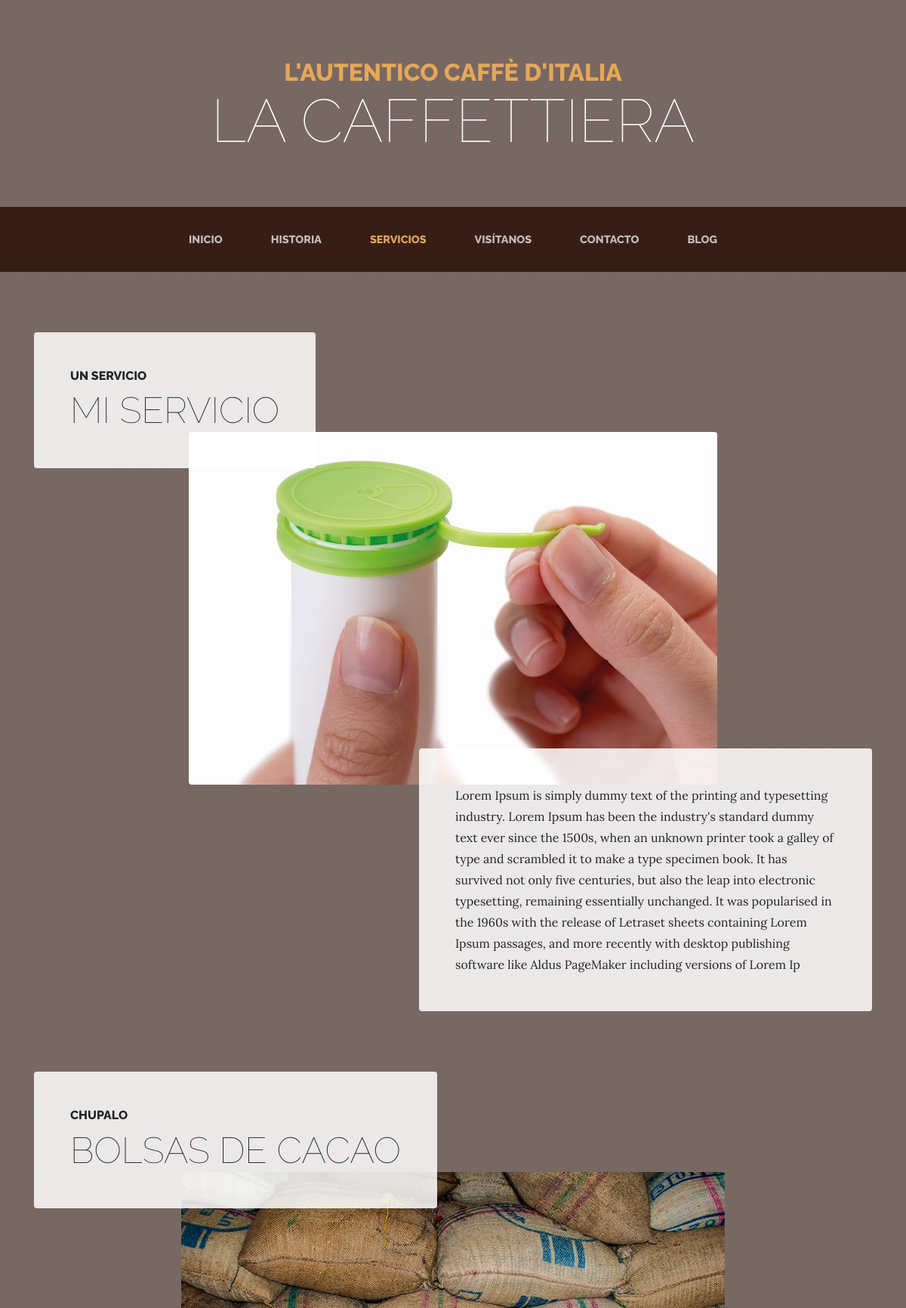
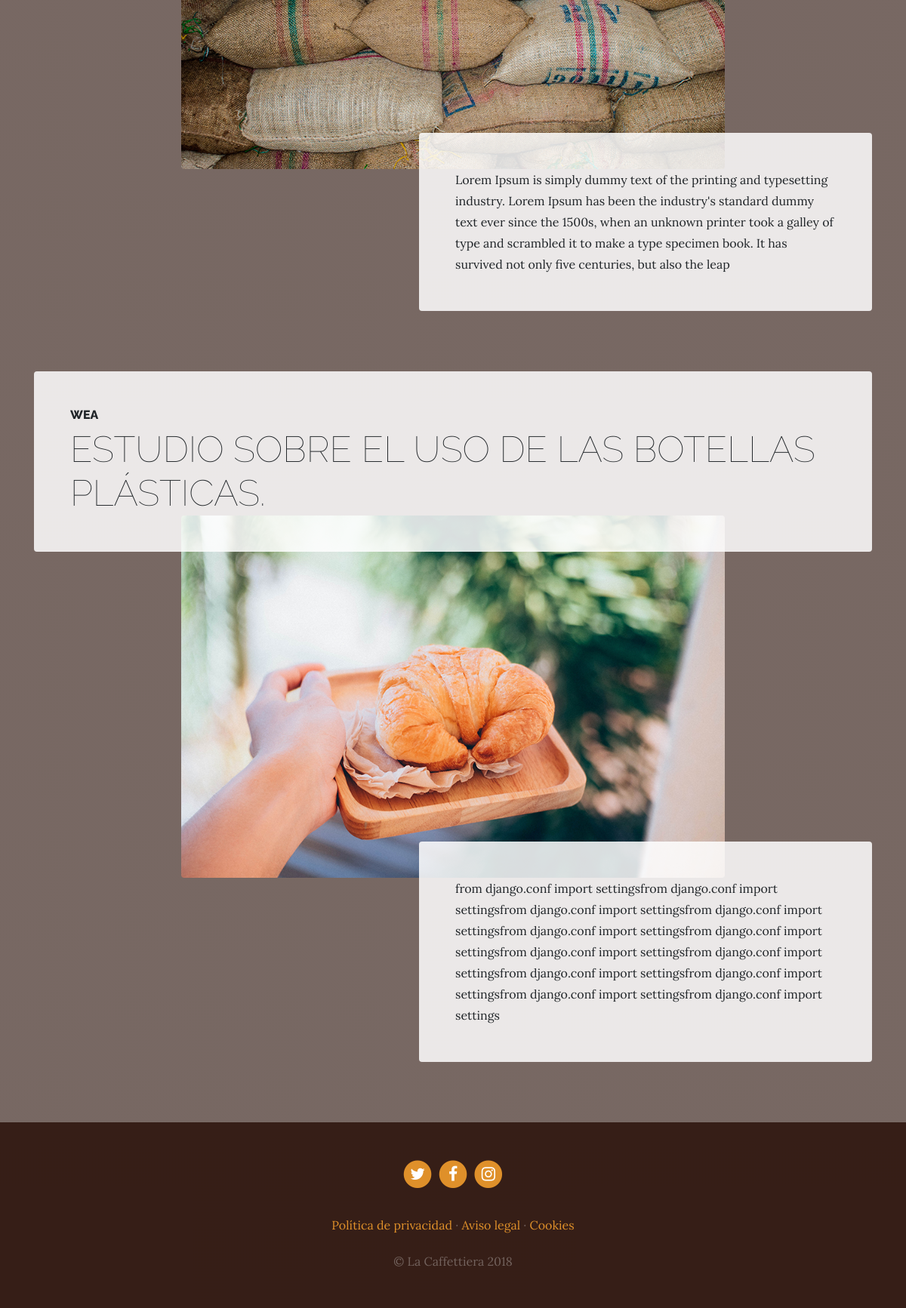
The app's page /servicios/ with its own data (2 pictures, top to bottom).
### servicios/models.py (models this page shows, shortened)
class servicio(models.Model):
    titulo= models.CharField(max_length= 120)
    sub_titulo= models.CharField(max_length= 120)
    imagen = models.ImageField(upload_to= "servicios")
    descripcion= models.TextField()
    fecha_creacion= models.DateTimeField(auto_now_add= True)
    fecha_modificacion= models.DateTimeField(auto_now= True)
    class meta:
        ordering= ["-created"]

### servicios/views.py (the view)
# urls.py: path('servicios/', serv_views.servicios, name="servicios"),
def servicios(request):
    servicios = servicio.objects.all()
    return render(request, 'servicios/services.html', {'servicios':servicios})

### social/processors.py (called while the page is built)
def contexto(request):
    ctx={'test':'hola'}
    enlaces = Enlace.objects.all()
    for enlace in enlaces:
        ctx[enlace.clave]= enlace.url
    return ctx

### servicios/templates/servicios/services.html (shortened to what this page needs)
{% extends 'core/base.html' %}
{% block contenido %}
  {%for servicio in servicios reversed%}
    <section class="page-section">
      <div class="container">
        <div class="product-item">
          <div class="product-item-title d-flex">
            <div class="bg-faded p-5 d-flex mr-auto rounded">
              <h2 class="section-heading mb-0">
                <span class="section-heading-upper">{{servicio.sub_titulo}}</span>
                <span class="section-heading-lower">{{servicio.titulo}}</span>
              </h2>
            </div>
          </div>
          <img class="product-item-img mx-auto d-flex rounded img-fluid mb-3 mb-lg-0" src="{{servicio.imagen.url}}" alt="">
          <div class="product-item-description d-flex ml-auto">
            <div class="bg-faded p-5 rounded">
              <p class="mb-0">{{servicio.descripcion}}</p>
            </div>
          </div>
        </div>
      </div>
    </section>
  {% endfor %}
{%endblock%}

### core/templates/core/base.html (shortened to what this page needs)
<!DOCTYPE html>
<html lang="es">
<head>
    {% load static %}
    <link href="{% static 'core/vendor/bootstrap/css/bootstrap.min.css' %}" rel="stylesheet">
    <link href="{% static 'core/vendor/font-awesome/css/font-awesome.min.css' %}" rel="stylesheet" type="text/css">
    <link href="{% static 'core/css/business-casual.css'%}" rel="stylesheet">
</head>
<body>
    <h1 class="site-heading text-center text-white d-none d-lg-block">
        <span class="site-heading-upper text-primary mb-3">L'autentico caffè d'italia</span>
        <span class="site-heading-lower">La Caffettiera</span>
    </h1>
    <nav class="navbar navbar-expand-lg navbar-dark py-lg-4" id="mainNav">
    <div class="container">
        <div class="collapse navbar-collapse" id="navbarResponsive">
        <ul class="navbar-nav mx-auto">
            <li class="nav-item{% if request.path == '/' %} active{% endif %} px-lg-4">
                <a class="nav-link text-uppercase text-expanded" href="{% url 'home' %}">Inicio</a>
            </li>
            <li class="nav-item{% if request.path == '/about/' %} active{% endif %}  px-lg-4">
                <a class="nav-link text-uppercase text-expanded" href="{% url 'about' %}">Historia</a>
            </li>
            <li class="nav-item{% if request.path == '/servicios/' %} active{% endif %}  px-lg-4">
                <a class="nav-link text-uppercase text-expanded" href="{% url 'servicios' %}">Servicios</a>
            </li>
            <li class="nav-item{% if request.path == '/visitanos/' %} active{% endif %}  px-lg-4">
                <a class="nav-link text-uppercase text-expanded" href="{% url 'visitanos' %}">Visítanos</a>
            </li>
            <li class="nav-item{% if request.path == '/contacto/' %} active{% endif %}  px-lg-4">
                <a class="nav-link text-uppercase text-expanded" href="{% url 'contacto'%}">Contacto</a>
            </li>
            <li class="nav-item{% if request.path == '/blog/' %} active{% endif %}  px-lg-4">
                <a class="nav-link text-uppercase text-expanded" href="{%url 'blog'%}">Blog</a>
            </li>
        </ul>
        </div>
    </div>
    </nav>
    {%block contenido%}{% endblock%}
    <footer class="footer text-faded text-center py-5">
    <div class="container">
        <p class="m-0">
	        <a href="{{LINK_TWITTER}}" class="link">
	        <span class="fa-stack fa-lg">
	            <i class="fa fa-circle fa-stack-2x"></i>
	            <i class="fa fa-twitter fa-stack-1x fa-inverse"></i>
	        </span>
	        </a>
	        <a href="{{LINK_FACEBOOK}}" class="link">
	        <span class="fa-stack fa-lg">
	            <i class="fa fa-circle fa-stack-2x"></i>
	            <i class="fa fa-facebook fa-stack-1x fa-inverse"></i>
	        </span>
	        </a>
	        <a href="{{LINK_INSTAGRAM}}" class="link">
	        <span class="fa-stack fa-lg">
	            <i class="fa fa-circle fa-stack-2x"></i>
	            <i class="fa fa-instagram fa-stack-1x fa-inverse"></i>
	        </span>
	        </a>
	    </p>
        <p class="m-0 mbt">
        	<a href="#" class="link">Política de privacidad</a> ·
        	<a href="#" class="link">Aviso legal</a> ·
        	<a href="#" class="link">Cookies</a>
		</p>
        <p class="m-0 mbt1">&copy; La Caffettiera 2018</p>
    </div>
	</footer>
</body>
</html>

### core/static/core/css/business-casual.css (style rules this page uses)
body { font-family: 'Lora'; background: linear-gradient(rgba(47, 23, 15, 0.65), rgba(47, 23, 15, 0.65)), url("../img/bg.jpg"); background-attachment: fixed; background-position: center; background-size: cover; }
h1, h2, h3, h4, h5, h6 { font-family: 'Raleway'; }
p { line-height: 1.75; }
.text-faded { color: rgba(255, 255, 255, 0.3); }
.site-heading { margin-top: 5rem; margin-bottom: 5rem; text-transform: uppercase; line-height: 1; font-family: 'Raleway'; }
.site-heading .site-heading-upper { display: block; font-size: 2rem; font-weight: 800; }
.site-heading .site-heading-lower { font-size: 5rem; font-weight: 100; line-height: 4rem; }
.page-section { margin-top: 5rem; margin-bottom: 5rem; }
.section-heading { text-transform: uppercase; }
.section-heading .section-heading-upper { display: block; font-size: 1rem; font-weight: 800; padding-bottom:.5rem; }
.section-heading .section-heading-lower { display: block; font-size: 3rem; font-weight: 100; }
.bg-faded { background-color: rgba(255, 255, 255, 0.85); }
#mainNav { background-color: rgba(47, 23, 15, 0.9); font-family: 'Raleway'; }
#mainNav .navbar-nav .nav-item .nav-link { color: rgba(255, 255, 255, 0.7); font-weight: 800; }
#mainNav .navbar-nav .nav-item.active .nav-link { color: #e6a756; }
@media (min-width: 992px) { #mainNav .navbar-nav .nav-item .nav-link { font-size: 0.9rem; } }
@media (min-width: 992px) { .product-item .product-item-title { position: relative; z-index: 1; margin-bottom: -3rem; } }
@media (min-width: 992px) { .product-item .product-item-img { position: relative; z-index: 0; max-width: 60vw; } }
@media (min-width: 992px) { .product-item .product-item-description { position: relative; z-index: 1; margin-top: -3rem; max-width: 50vw; } }
.footer { background-color: rgba(47, 23, 15, 0.9); }
.text-primary { color: #e6a756 !important; }
.mbt { padding-top: 2rem; }
.mbt1 { padding-top: 1.25rem; }
a.link { color: #df902a; }

### records on screen
servicio: sub_titulo "UN SERVICIO", titulo "MI SERVICIO", imagen (picture), descripcion "Lorem Ipsum is simply dummy text of the printing and typesetting industry. Lorem Ipsum has been the industry's standard dummy text ever since the 1500s, when an unknown printer took a galley of type and scrambled it to make a type specimen book. It has survived not only five centuries, but also the leap into electronic typesetting, remaining essentially unchanged. It was popularised in the 1960s with the release of Letraset sheets containing Lorem Ipsum passages, and more recently with desktop publishing software like Aldus PageMaker including versions of Lorem Ip"
servicio: sub_titulo "CHUPALO", titulo "BOLSAS DE CACAO", imagen (picture), descripcion "Lorem Ipsum is simply dummy text of the printing and typesetting industry. Lorem Ipsum has been the industry's standard dummy text ever since the 1500s, when an unknown printer took a galley of type and scrambled it to make a type specimen book. It has survived not only five centuries, but also the leap"
servicio: sub_titulo "WEA", titulo "ESTUDIO SOBRE EL USO DE LAS BOTELLAS PLÁSTICAS.", imagen (picture), descripcion "from django.conf import settingsfrom django.conf import settingsfrom django.conf import settingsfrom django.conf import settingsfrom django.conf import settingsfrom django.conf import settingsfrom django.conf import settingsfrom django.conf import settingsfrom django.conf import settingsfrom django.conf import settingsfrom django.conf import settingsfrom django.conf import settings"
